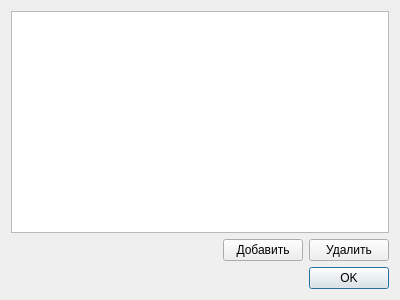
<?xml version="1.0" encoding="UTF-8"?>
<ui version="4.0">
 <class>YandexWeaterSettingDialog</class>
 <widget class="QDialog" name="YandexWeaterSettingDialog">
  <property name="geometry">
   <rect>
    <x>0</x>
    <y>0</y>
    <width>400</width>
    <height>300</height>
   </rect>
  </property>
  <property name="windowTitle">
   <string>Dialog</string>
  </property>
  <layout class="QVBoxLayout" name="verticalLayout">
   <item>
    <widget class="QTreeView" name="treeView"/>
   </item>
   <item>
    <layout class="QHBoxLayout" name="horizontalLayout">
     <item>
      <spacer name="horizontalSpacer">
       <property name="orientation">
        <enum>Qt::Horizontal</enum>
       </property>
       <property name="sizeHint" stdset="0">
        <size>
         <width>40</width>
         <height>20</height>
        </size>
       </property>
      </spacer>
     </item>
     <item>
      <widget class="QPushButton" name="pushButtonAdd">
       <property name="text">
        <string>Добавить</string>
       </property>
      </widget>
     </item>
     <item>
      <widget class="QPushButton" name="pushButtonRemove">
       <property name="text">
        <string>Удaлить</string>
       </property>
      </widget>
     </item>
    </layout>
   </item>
   <item>
    <widget class="QDialogButtonBox" name="buttonBox">
     <property name="contextMenuPolicy">
      <enum>Qt::DefaultContextMenu</enum>
     </property>
     <property name="orientation">
      <enum>Qt::Horizontal</enum>
     </property>
     <property name="standardButtons">
      <set>QDialogButtonBox::Ok</set>
     </property>
    </widget>
   </item>
  </layout>
 </widget>
 <resources/>
 <connections>
  <connection>
   <sender>buttonBox</sender>
   <signal>accepted()</signal>
   <receiver>YandexWeaterSettingDialog</receiver>
   <slot>accept()</slot>
   <hints>
    <hint type="sourcelabel">
     <x>248</x>
     <y>254</y>
    </hint>
    <hint type="destinationlabel">
     <x>157</x>
     <y>274</y>
    </hint>
   </hints>
  </connection>
  <connection>
   <sender>buttonBox</sender>
   <signal>rejected()</signal>
   <receiver>YandexWeaterSettingDialog</receiver>
   <slot>reject()</slot>
   <hints>
    <hint type="sourcelabel">
     <x>316</x>
     <y>260</y>
    </hint>
    <hint type="destinationlabel">
     <x>286</x>
     <y>274</y>
    </hint>
   </hints>
  </connection>
 </connections>
</ui>
